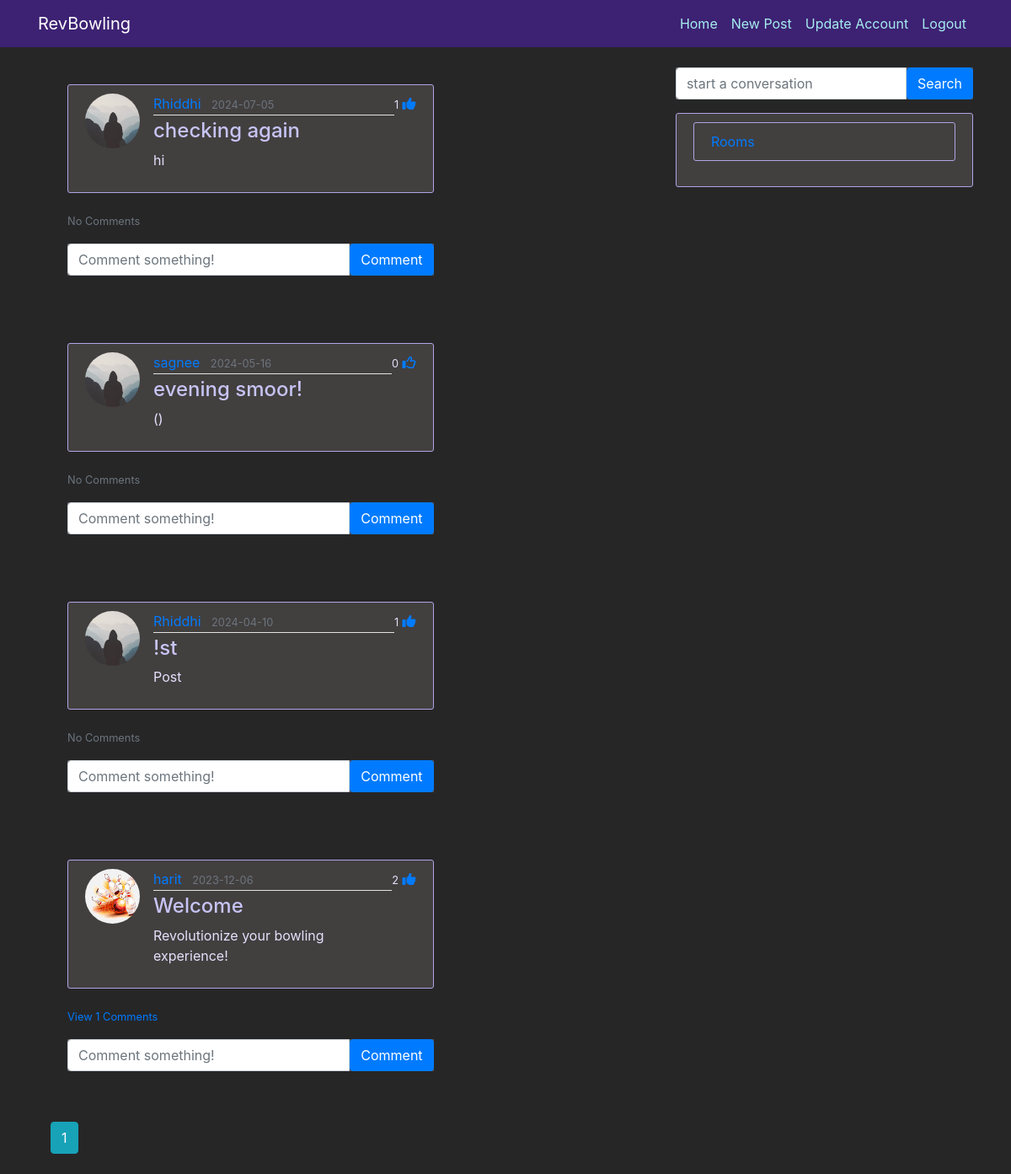
The app's page /home (signed in) with its own data.
### flaskblog/models.py (models this page shows, shortened)
class Post(db.Model):
    id = db.Column(db.Integer, primary_key=True)
    title = db.Column(db.String(100), nullable=False)
    date_posted = db.Column(db.DateTime, nullable=False, default=datetime.utcnow)
    content = db.Column(db.Text, nullable=False)
    user_id = db.Column(db.Integer, db.ForeignKey('user.id'), nullable=False)
    comments = db.relationship('Comment', cascade="all,delete", backref='post')
    likes = db.relationship('Like', cascade="all,delete", backref='post')

class User(db.Model, UserMixin):
    id = db.Column(db.Integer, primary_key=True)
    username = db.Column(db.String(20), unique=True, nullable=False)
    email = db.Column(db.String(120), unique=True, nullable=False)
    image_file = db.Column(db.String(20), nullable=False, default='default.jpg')
    password = db.Column(db.String(60), nullable=False)
    posts = db.relationship('Post', backref='author', lazy=True)
    comments = db.relationship('Comment', backref='user', passive_deletes=True)
    likes = db.relationship('Like', backref='user', passive_deletes=True)
    chat = db.relationship('Chat', backref='user', lazy=True)

### flaskblog/main/routes.py (the view)
@main.route("/")
@main.route("/home")
@login_required
def home():
    page = request.args.get('page', 1, type=int)
    posts = Post.query.order_by(Post.date_posted.desc()).paginate(page=page, per_page=5)
    user = current_user.username
    rooms = Chat.query.filter(Chat.rooms.like(f'%{user}%')).order_by(Chat.date_created.desc()).group_by(Chat.rooms)
    return render_template('home.html', posts=posts, rooms=rooms)

### flaskblog/models.py (called while the page is built)
@login_manager.user_loader
def load_user(user_id):
    return User.query.get(int(user_id))

### flaskblog/templates/home.html (shortened to what this page needs)
  {% extends "layout.html" %}
  {% block content %}
    {% for post in posts.items %}
    <div class="card-body" >
        <article class="media content-section">
          <img class="rounded-circle article-img" src="{{ url_for('static', filename='profile_pics/' + post.author.image_file) }}">
          <div class="media-body">
            <div class="article-metadata">
              <a class="mr-2" href="{{ url_for('users.user_posts', username=post.author.username) }}">{{ post.author.username }}</a>
              <small class="text-muted">{{ post.date_posted.strftime('%Y-%m-%d') }}</small>
            </div>
            <h4><a class="article-title" href="{{ url_for('posts.post', post_id=post.id) }}">{{ post.title }}</a></h4>
            <p class="article-content">{{ post.content }}</p>
          </div>
          <div>
          <small>{{ post.likes|length}}</small>
          {% if current_user in post.likes|map(attribute="user")%}
          <a href="/like-post/{{post.id}}"><i class="fas fa-thumbs-up"></i></a>
          {% else %}
          <a href="/like-post/{{post.id}}"><i class="far fa-thumbs-up"></i></a>
          {% endif %}
        </div>
        </article>
        <div >
          <p class="card-text">
          {% if post.comments|length > 0 %}
          <a data-bs-toggle="collapse" href="#comments-{{post.id}}" role="button">
            <small>View {{post.comments|length}} Comments</small>
          </a>
          {% else %}
          <small class="text-muted">No Comments</small>
          {% endif %}
         </p>
           <form
              class="input-group mb-3"
              method="POST"
              action="/create-comment/{{post.id}}">
              <input
                  type="text"
                  id="text"
                  name="text"
                  class="form-control"
                  placeholder="Comment something!"/>
              <button type="submit" class="btn btn-primary">Comment</button>
            </form>
        </div>
      </div>
      <br>
      {% endfor %}
      {% for page_num in posts.iter_pages(left_edge=1, right_edge=1, left_current=1, right_current=2) %}
        {% if page_num %}
          {% if posts.page == page_num %}
            <a class="btn btn-info mb-4" href="{{ url_for('main.home', page=page_num) }}">{{ page_num }}</a>
          {% else %}
            <a class="btn btn-outline-info mb-4" href="{{ url_for('main.home', page=page_num) }}">{{ page_num }}</a>
          {% endif %}
        {% else %}
          ...
        {% endif %}
      {% endfor %}
  {% endblock content %}

### flaskblog/templates/layout.html (shortened to what this page needs)
<!DOCTYPE html>
<html>
<head>
    <link rel="stylesheet" href="https://maxcdn.bootstrapcdn.com/bootstrap/4.0.0/css/bootstrap.min.css">
    <link rel="stylesheet" type="text/css" href="{{ url_for('static', filename='main.css') }}">
</head>
<body>
    <header class="site-header">
      <nav class="navbar navbar-expand-md navbar-dark bg-steel fixed-top">
        <div class="container">
          <a class="navbar-brand mr-4" href="{{url_for('main.about', title='About', rooms=rooms)}}">RevBowling</a>
          <div class="collapse navbar-collapse" id="navbarToggle">
            <div class="navbar-nav">
              {% if current_user.is_authenticated %}
                <a class="nav-item nav-link" href="{{ url_for('main.home') }}">Home</a>
                <a class="nav-item nav-link" href="{{ url_for('posts.new_post') }}">New Post</a>
                <a class="nav-item nav-link" href="{{ url_for('users.account') }}">Update Account</a>
                <a class="nav-item nav-link" href="{{ url_for('users.logout') }}">Logout</a>
              {% else %}
                <a class="nav-item nav-link" href="{{ url_for('users.login') }}">Login</a>
                <a class="nav-item nav-link" href="{{ url_for('users.register') }}">Register</a>
              {% endif %}
            </div>
          </div>
        </div>
      </nav>
    </header>
  <div class="container">
  {% if current_user.is_authenticated %}
    <div style="margin-left: auto;" class="align-to-right" class="col-md-4">
      <form
        class="input-group mb-3"
        method="POST"
        action="/create_room/">
        <input
            type="text"
            id="text"
            name="text"
            class="form-control"
            placeholder="start a conversation"/>
        <button type="submit" class="btn btn-primary">Search</button>
      </form>
      <div  class="content-section">
    <a data-bs-toggle="collapse" href="#rooms-{{rooms.id}}" role="button"><div class="content-section">Rooms</div></a>
  </div>
  </div>
</div>
{% endif %}
    <main role="main" class="container">
      <div class="row">
        <div class="col-md-8">
          {% block content %}{% endblock %}
      </div>
    </main>
</body>
</html>

### flaskblog/static/main.css (style rules this page uses)
body { background: #262627; color: #e5e1fc; margin-top: 5rem; }
h1, h2, h3, h4, h5, h6 { color: #abb3d4; }
.collapse { color: #e5e1fc; }
.bg-steel { background-color: #3d2173; }
.site-header .navbar-nav .nav-link { color: #a6eeef; }
.card-body { background-color: #262627; }
.input-group { background-color: #4e4c52; }
.content-section { background: #423f3f; padding: 10px 20px; border: 1px solid #b1a4e5; border-radius: 3px; margin-bottom: 20px; }
.article-title { color: #c7c4f5; }
.article-content { white-space: pre-line; }
.article-img { height: 65px; width: 65px; margin-right: 16px; }
.article-metadata { padding-bottom: 1px; margin-bottom: 4px; border-bottom: 1px solid #e3e3e3 }
.align-to-right { float: right; }

### records on screen
Post: image_file (placeholder picture), author.username "Rhiddhi", date_posted "2024-07-05", title "checking again", content "hi", likes|length "1", shows "No Comments"
Post: image_file (placeholder picture), author.username "sagnee", date_posted "2024-05-16", title "evening smoor!", content "()", likes|length "0", shows "No Comments"
Post: image_file (placeholder picture), author.username "Rhiddhi", date_posted "2024-04-10", title "!st", content "Post", likes|length "1", shows "No Comments"
Post: image_file (picture), author.username "harit", date_posted "2023-12-06", title "Welcome", content "Revolutionize your bowling experience!", likes|length "2", comments|length "1"

### other values on screen
{{ page_num }} "1"
